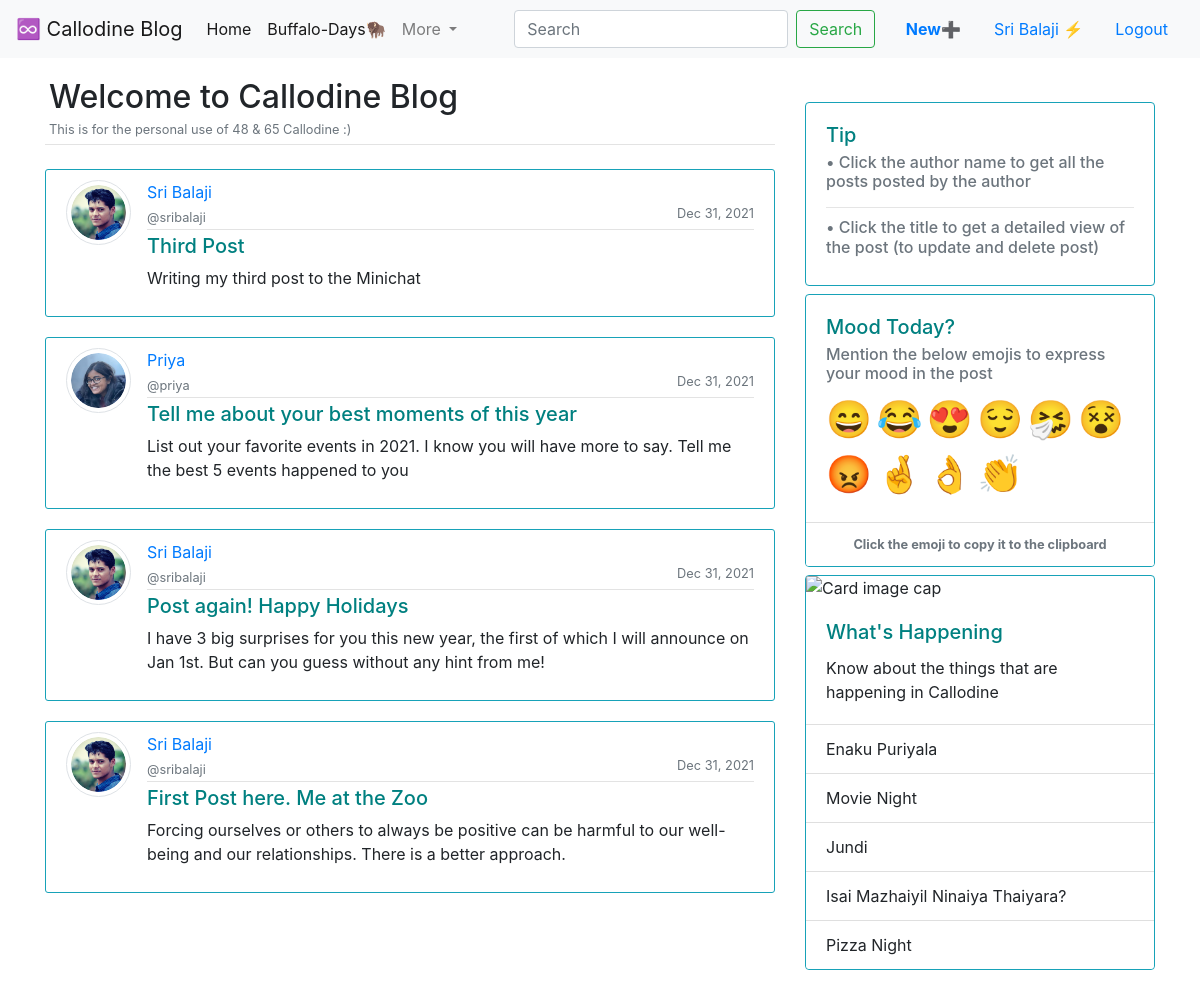
Page / (signed in) on the earlier database version.
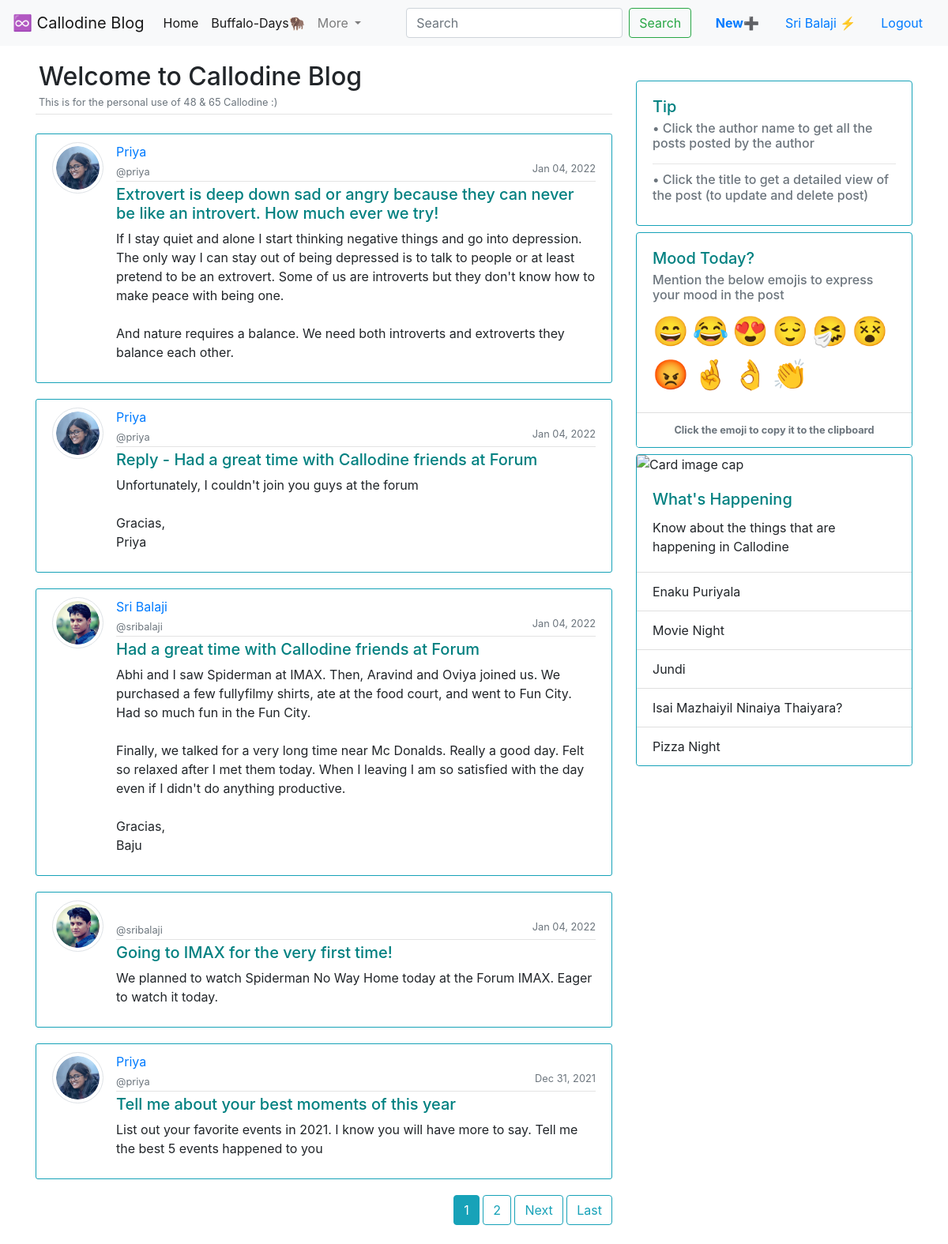
Same page on the later database version.
### microblog/models.py (models this page shows, shortened)
class Post(models.Model):
    title = models.CharField(max_length=120)
    author = models.CharField(max_length=50)
    username = models.ForeignKey(User, on_delete=models.CASCADE)
    date_posted = models.DateTimeField(auto_now_add=True)
    content = models.TextField()

### users/models.py (models this page shows, shortened)
class Profile(models.Model):
    user = models.OneToOneField(User, on_delete=models.CASCADE)
    propic = models.ImageField(default = 'user.png', upload_to= 'profile_pics')

### microblog/views.py (the view)
# urls.py: path('', PostView.as_view(), name='miniblog'),
class PostView(LoginRequiredMixin, ListView):
    model = Post
    template_name = 'microblog/home.html'
    context_object_name = 'post'
    ordering = ['-date_posted']
    paginate_by = 5

### users/context_processors.py (called while the page is built)
def frds_bday(request):
    return {
        'ABHI_BDAY': settings.ABHI_BDAY,
        'ABHI_NOD': settings.ABHI_NOD,
        'AISHU_BDAY': settings.AISHU_BDAY,
        'AISHU_NOD': settings.AISHU_NOD,
        'AKSHU_BDAY': settings.AKSHU_BDAY,
        'AKSHU_NOD': settings.AKSHU_NOD,
        'ARAVIND_BDAY': settings.ARAVIND_BDAY,
        'ARAVIND_NOD': settings.ARAVIND_NOD,
        'OVIYA_BDAY': settings.OVIYA_BDAY,
        'OVIYA_NOD': settings.OVIYA_NOD,
        'PRIYA_BDAY': settings.PRIYA_BDAY,
        'PRIYA_NOD': settings.PRIYA_NOD,
        'BAJU_BDAY': settings.BAJU_BDAY,
        'BAJU_NOD': settings.BAJU_NOD,
        'VISWA_BDAY': settings.VISWA_BDAY,
        'VISWA_NOD': settings.VISWA_NOD,
        }

### microblog/templates/microblog/home.html (shortened to what this page needs)
{% extends "microblog/base.html" %}
{% block post %}
<div class="article-metadata p-1 mb-4">
    <h2 class="pb-0 mb-0">Welcome to Callodine Blog</h2>
    <small class="text-muted">This is for the personal use of 48 & 65 Callodine :)</small>
</div>
    {% for each_post in post%}
    <article class="media content-section border border-info">
      <img src="{{each_post.username.profile.propic.url}}" alt="" class="rounded-circle img-thumbnail article-img">
        <div class="media-body">
          <div class="article-metadata">
            <a class="mr-2" href="{% url 'individual_user' each_post.username %}">{{each_post.author }}</a>
            <br>
            <small class="text-muted">@{{each_post.username }}</small>
            <small class="text-muted" style="float: right;">{{ each_post.date_posted | date:"M d, Y" }}</small>
          </div>
          <h5><a class="article-title" style="color:teal;" href="{% url 'individual_post' each_post.id %}">{{ each_post.title }}</a></h5>
          <p class="article-content">{{ each_post.content }}</p>
        </div>
      </article>
    {% endfor %}
    {% if is_paginated %}
    <div style="float: right;">
      {% for num in page_obj.paginator.page_range %}
        {% if page_obj.number == num %}
          <a class="btn btn-info mb-4" href="?page={{ num }}">{{ num }}</a>
        {% elif num > page_obj.number|add:'-3' and num < page_obj.number|add:'3' %}
          <a class="btn btn-outline-info mb-4" href="?page={{ num }}">{{ num }}</a>
        {% endif %}
      {% endfor %}
      {% if page_obj.has_next %}
        <a class="btn btn-outline-info mb-4" href="?page={{ page_obj.next_page_number }}">Next</a>
        <a class="btn btn-outline-info mb-4" href="?page={{ page_obj.paginator.num_pages }}">Last</a>
      {% endif %}
    </div>
    {% endif %}
{% endblock post %}
{% block sidebar %}
<div class="card border-info mt-1 mb-2" style="width: 100%;">
  <div class="card-body">
    <h5 class="card-title" style="color: teal;">Tip</h5>
    <h6 class="card-subtitle mb-2 text-muted">• Click the author name to get all the posts posted by the author</h6>
    <hr>
    <h6 class="card-subtitle mb-2 text-muted">• Click the title to get a detailed view of the post (to update and delete post)</h6>
</div>
</div>
<div class="card border-info mt-1 mb-2" style="width: 100%;">
  <div class="card-body">
    <h5 class="card-title" style="color: teal;">Mood Today?</h5>
    <h6 class="card-subtitle mb-2 text-muted">Mention the below emojis to express your mood in the post</h6>
    <a class="eday" style="font-size: 230%;" data-toggle="tooltip" data-placement="bottom" id="em1" onclick="CopyToClipboard('em1');return false;" data-original-title="Happy">😄</a>
    <a class="eday" style="font-size: 230%;" data-toggle="tooltip" data-placement="bottom" id="em2" onclick="CopyToClipboard('em2');return false;" data-original-title="Laugh out loud">😂</a>
    <a class="eday" style="font-size: 230%;" data-toggle="tooltip" data-placement="bottom" id="em3" onclick="CopyToClipboard('em3');return false;" data-original-title="Love">😍</a>
    <a class="eday" style="font-size: 230%;" data-toggle="tooltip" data-placement="bottom" id="em4" onclick="CopyToClipboard('em4');return false;" data-original-title="Satisfied">😌</a>
    <a class="eday" style="font-size: 230%;" data-toggle="tooltip" data-placement="bottom" id="em5" onclick="CopyToClipboard('em5');return false;" data-original-title="Sad">🤧</a>
    <a class="eday" style="font-size: 230%;" data-toggle="tooltip" data-placement="bottom" id="em6" onclick="CopyToClipboard('em6');return false;" data-original-title="Exhausted">😵</a>
    <a class="eday" style="font-size: 230%;" data-toggle="tooltip" data-placement="bottom" id="em7" onclick="CopyToClipboard('em7');return false;" data-original-title="Angry">😡</a>
    <a class="eday" style="font-size: 230%;" data-toggle="tooltip" data-placement="bottom" id="em8" onclick="CopyToClipboard('em8');return false;" data-original-title="Fingers Crossed">🤞</a>
    <a class="eday" style="font-size: 230%;" data-toggle="tooltip" data-placement="bottom" id="em9" onclick="CopyToClipboard('em9');return false;" data-original-title="Super">👌</a>
    <a class="eday" style="font-size: 230%;" data-toggle="tooltip" data-placement="bottom" id="em10" onclick="CopyToClipboard('em10');return false;" data-original-title="Claps">👏</a>
  </div>
  <small class="card-footer text-muted bg-white text-center"><strong>Click the emoji to copy it to the clipboard</strong></small>
</div>
            <div class="card border-info mt-2 mb-2" style="width: 100%;">
              <img class="card-img-top" src="https://callodine-blog-files.s3.us-east-2.amazonaws.com/callodine.jpg" alt="Card image cap">
              <div class="card-body">
                <h5 class="card-title" style="color: teal;">What's Happening</h5>
                <p class="card-text">Know about the things that are happening in Callodine</p>
              </div>
              <ul class="list-group list-group-flush">
                <li class="list-group-item">Enaku Puriyala</li>
                <li class="list-group-item">Movie Night</li>
                <li class="list-group-item">Jundi</li>
                <li class="list-group-item">Isai Mazhaiyil Ninaiya Thaiyara?</li>
                <li class="list-group-item">Pizza Night</li>
              </ul>
            </div>
{% endblock sidebar %}

### microblog/templates/microblog/base.html (shortened to what this page needs)
{% load static %}
<!DOCTYPE html>
<html lang="en">
  <head>
    <link rel="stylesheet" type="text/css" href="{% static 'microblog/main.css' %}">
    <link rel="stylesheet" href="https://maxcdn.bootstrapcdn.com/bootstrap/4.0.0/css/bootstrap.min.css">
    <link rel="stylesheet" href="">
  </head>
  <body>
      <header>
    <nav class="navbar navbar-expand-lg navbar-light bg-light">
        <a class="navbar-brand" href="{% url 'miniblog' %}">♾️ Callodine Blog</a>
        <div class="collapse navbar-collapse" id="navbarSupportedContent">
          <ul class="navbar-nav mr-auto">
            <li class="nav-item active">
              <a class="nav-link" href="{% url 'miniblog' %}">Home <span class="sr-only">(current)</span></a>
            </li>
            <li class="nav-item active">
              <a class="nav-link" href="{% url 'happydays' %}">Buffalo-Days🦬</a>
            </li>
            <li class="nav-item dropdown">
              <a class="nav-link dropdown-toggle" href="#" id="navbarDropdown" role="button" data-toggle="dropdown" aria-haspopup="true" aria-expanded="false">
                More
              </a>
            </li>
          </ul>
          <form class="form-inline my-2 my-lg-0">
            <input class="form-control mr-sm-2" type="search" placeholder="Search" aria-label="Search">
            <button class="btn btn-outline-success my-2 my-sm-0" type="submit">Search</button>
          </form>
          <span>&nbsp;&nbsp;&nbsp;</span>
          {% if user.is_authenticated %}
          <a class=" btn btn-white nav-link" href="{% url 'new_post' %}"><strong class="text-primary">New</strong>➕</a>
          <a class="nav-link" href="{% url 'profile' %}">{{ user.first_name }} ⚡</a>
          <a class="nav-item nav-link active" href="{% url 'logout' %}">Logout</a>
          {% else %}
          <a class="nav-item nav-link active" href="{% url 'login' %}">Login</a>
          <a class="nav-item nav-link active" href="{% url 'register' %}">Register</a>
          {% endif %}
        </div>
      </nav>
    </header>
    <main role="main" class="container">
        <div class="row">
          <div class="col-md-8 mt-2 pt-2">
            {% block post %}
            {% endblock post %}
          </div>
          <div class="col-md-4 mt-4 pt-3">
            {% block sidebar %}
            {% endblock sidebar %}
          </div>
        </div>
      </main>
  </body>
</html>

### CallodineBlog/static/microblog/main.css (style rules this page uses)
body { background: #fafafa; color: #333333; margin-top: 5rem; }
h1, h2, h3, h4, h5, h6 { color: #444444; }
ul { margin: 0; }
.content-section { background: #ffffff; padding: 10px 20px; border: 1px solid #dddddd; border-radius: 3px; margin-bottom: 20px; }
.article-title { color: #444444; }
.article-content { white-space: pre-line; }
.article-img { height: 65px; width: 65px; margin-right: 16px; }
.article-metadata { padding-bottom: 1px; margin-bottom: 4px; border-bottom: 1px solid #e3e3e3 }

Differences in the rows shown:
removed Post: username.profile.propic (picture), author "Sri Balaji", username "sribalaji", date_posted "Dec 31, 2021", title "Third Post", content "Writing my third post to the Minichat"
no longer on this page (row unchanged): Post: username.profile.propic (picture), author "Sri Balaji", username "sribalaji", date_posted "Dec 31, 2021", title "Post again! Happy Holidays", content "I have 3 big surprises for you this new year, the first of which I will announce on Jan 1st. But can you guess without any hint from me!"
no longer on this page (row unchanged): Post: username.profile.propic (picture), author "Sri Balaji", username "sribalaji", date_posted "Dec 31, 2021", title "First Post here. Me at the Zoo", content "Forcing ourselves or others to always be positive can be harmful to our well-being and our relationships. There is a better approach."
added Post: username.profile.propic (picture), author "Priya", username "priya", date_posted "Jan 04, 2022", title "Extrovert is deep down sad or angry because they can never be like an introvert. How much ever we try!", content "If I stay quiet and alone I start thinking negative things and go into depression. The only way I can stay out of being depressed is to talk to people or at least pretend to be an extrovert. Some of us are introverts but they don't know how to make peace with being one. And nature requires a balance. We need both introverts and extroverts they balance each other."
added Post: username.profile.propic (picture), author "Priya", username "priya", date_posted "Jan 04, 2022", title "Reply - Had a great time with Callodine friends at Forum", content "Unfortunately, I couldn't join you guys at the forum Gracias, Priya"
added Post: username.profile.propic (picture), author "Sri Balaji", username "sribalaji", date_posted "Jan 04, 2022", title "Had a great time with Callodine friends at Forum", content "Abhi and I saw Spiderman at IMAX. Then, Aravind and Oviya joined us. We purchased a few fullyfilmy shirts, ate at the food court, and went to Fun City. Had so much fun in the Fun City. Finally, we talked for a very long time near Mc Donalds. Really a good day. Felt so relaxed after I met them today. When I leaving I am so satisfied with the day even if I didn't do anything productive. Gracias, Baju"
added Post: username.profile.propic (picture), username "sribalaji", date_posted "Jan 04, 2022", title "Going to IMAX for the very first time!", content "We planned to watch Spiderman No Way Home today at the Forum IMAX. Eager to watch it today."
Other differences:
new list line: "1"
new list line: "2"
text now shown: "Next Last"
